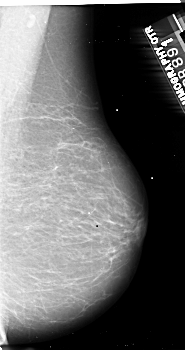
#> input picture pruebas/procesadas/mammo_1.png, 185 x 350 px, found by its file name
$ jupyter execute --allow-errors Pruebas.ipynb   (shell and % lines are left out)
#> lines starting #> are read from the running program, lines starting #| are printed output that depends on the picture; after the words box and inside, x2 and y2 are one past the last pixel; in counts of white or black regions, pixels touching at a corner belong together
<a href="https://colab.research.google.com/github/KoNGoL/tfm_breast_cancer_detection/blob/main/Pruebas.ipynb" target="_parent"></a>

[cell 1]
#imports
import matplotlib.pyplot as plt
import pydicom as dicom
import os
# from google.colab.patches import cv2_imshow as cv2
import cv2 as cv2
import PIL # optional
import numpy as np
import png
from operator import itemgetter
from skimage import util
from skimage import io
from skimage import color
from skimage.feature import canny
from skimage.filters import sobel
from skimage.transform import hough_line, hough_line_peaks
from skimage.draw import polygon
from matplotlib import pylab
from pylab import *

[cell 2]
#initialize variables
in_path = "/home/fundamentia/python/corpus/pruebas/Calc-Test_P_00038_LEFT_CC/08-29-2017-DDSM-NA-96009/1.000000-full mammogram images-63992/"
out_path = "/home/fundamentia/python/tfm_breast_cancer_detection/pruebas/procesadas/"
name = "1-1.dcm"
out_name = name + ".png"


def right_orient_mammogram(image):
    left_nonzero = cv2.countNonZero(image[:, 0:int(image.shape[1]/2)])
    right_nonzero = cv2.countNonZero(image[:, int(image.shape[1]/2):])

    if(left_nonzero < right_nonzero):
        image = cv2.flip(image, 1)

    return image

[cell 3]
#convertir diccom a png
def convert_diccom_to_png(in_file, out_path):
  ds = dicom.dcmread(os.path.join(in_file))
  pixel_array_numpy = ds.pixel_array
  cv2.imwrite(os.path.join(out_path), pixel_array_numpy)

# image_path = in_path + "man2_mask2.dcm"
def show_diccom_img(diccom_path):
  ds = dicom.dcmread(diccom_path)
  plt.imshow(ds.pixel_array)
  plt.show()


# convert_diccom_to_png(in_path + name, out_path + out_name)
#> (the rest of this cell did not finish here and is left out)

[cell 4]
# recortar imagen
image_path = out_path + name + ".png"
def crop_img(image_path, output_path, x = 1, y = 4):
    img = cv2.imread(image_path)
    print(img.shape)
    # calculamos el % que se desea borrar
    y_start = int(img.shape[0]/(100-y))
    y_end = img.shape[0] - y_start
    x_start = int(img.shape[1]/(100-x))
    x_end = img.shape[1] - x_start
    print(y_start, y_end, x_start, x_end)
    # recortamos la imagen
    crop_img = img[y_start:y_end, x_start:x_end]
    plt.imshow(crop_img)
    cv2.imwrite(os.path.join(output_path), crop_img)

out_crop_path = out_path + name + "_recortdada.png"
#> (the rest of this cell did not finish here and is left out)

[cell 5]
# reescalar imagen con black  background a 1024x1024
def rescale_img(image_path, output_path):
    # creamos una imagen negra de 1024x1024
    img_black = np.zeros((1024, 1024, 3))
    # leemos las dos imagenses y las reescalamos
    img_object = cv2.imread(image_path)
    img_object = cv2.resize(img_object, (768, 1024))
    # posicionamos la imagen en la parte izquierda de la imagen negra
    x = 0
    y = 0
    x_end = x + img_object.shape[0]
    y_end = y + img_object.shape[1]
    img_black[x:x_end,y:y_end] = img_object
    # guardamos la imagen
    plt.imshow(img_black)
    cv2.imwrite(os.path.join(output_path), img_black)

out_rescale_path = out_path + name + "_rescaled.png"
#> (the rest of this cell did not finish here and is left out)

[cell 6]
# eliminamos el ruido de la imagen (anotaciones de los medicos o manchas)
def remove_noise(image_path, output_path):
    img = cv2.imread(image_path)

    # normalizamos la imagen
    norm = util.img_as_ubyte((img - img.min()) / (img.max() - img.min()))
    gray = cv2.cvtColor(norm, cv2.COLOR_RGB2GRAY)

    # generamos los cortornos de la imagen
    contours, _ = cv2.findContours(gray, cv2.RETR_EXTERNAL, cv2.CHAIN_APPROX_SIMPLE)

    # escogemos el area de mayor tamaño
    max_area = max(contours, key=cv2.contourArea)

    # generamos una mascara con el area de mayor tamaño
    mask = np.zeros_like(img)
    cv2.drawContours(mask, [max_area], 0, (255, 255, 255), -1)

    # eliminamos el ruido de la imagen
    breast_img = cv2.bitwise_and(img, mask)

    # mostramos la imagen y la guardamos
    plt.imshow(breast_img)
    cv2.imwrite(os.path.join(output_path), breast_img)

input_image = out_path + name + "_rescaled.png"
output_noise_image = out_path + name + "_noise_removed.png"
#> (the rest of this cell did not finish here and is left out)

[cell 7]
# CLAHE (contrast limited adaptive histogram equalization)
def clahe(image_path, output_path, clip=2.0, tile=(5,5)):
    img = cv2.imread(image_path)
    lab = cv2.cvtColor(img, cv2.COLOR_BGR2LAB)
    lab_planes = list(cv2.split(lab))
    clahe = cv2.createCLAHE(clipLimit=clip, tileGridSize=tile)
    lab_planes[0] = clahe.apply(lab_planes[0])
    lab_planes[1] = clahe.apply(lab_planes[1])
    lab_planes[2] = clahe.apply(lab_planes[2])
    lab = cv2.merge(lab_planes)
    img = cv2.cvtColor(lab, cv2.COLOR_LAB2BGR)
    # plt.imshow(img)
    cv2.imwrite(os.path.join(output_path), img)
    color = ('b','g','r')
    for i,col in enumerate(color):
        histr, _ = np.histogram(img[:,:,i],256,[0,256])
        plt.plot(histr,color = col)
        plt.xlim([0,256])
    plt.show()

input_image = out_path + name + "_noise_removed.png"
output_clahe_image = out_path + name + "_clahe.png"
#> (the rest of this cell did not finish here and is left out)

[cell 8]
#morphological erosion
def morphological_erosion(image_path, output_path, kernel_size=5):
    img = cv2.imread(image_path)
    kernel = np.ones((kernel_size,kernel_size),np.uint8)
    erosion = cv2.erode(img,kernel,iterations = 1)
    plt.imshow(erosion)
    cv2.imwrite(os.path.join(output_path), erosion)

input_image = out_path + name + "_clahe.png"
output_clahe_image = out_path + name + "_erosion.png"
#> (the rest of this cell did not finish here and is left out)

[cell 9]
def get_hough_lines(canny_img):
    h, theta, d = hough_line(canny_img)
    lines = list()
    print('\nAll hough lines')
    for _, angle, dist in zip(*hough_line_peaks(h, theta, d)):
        print("Angle: {:.2f}, Dist: {:.2f}".format(np.degrees(angle), dist))
        x1 = 0
        y1 = (dist - x1 * np.cos(angle)) / np.sin(angle)
        x2 = canny_img.shape[1]
        y2 = (dist - x2 * np.cos(angle)) / np.sin(angle)
        lines.append({
            'dist': dist,
            'angle': np.degrees(angle),
            'point1': [x1, y1],
            'point2': [x2, y2]
        })

    return lines


def shortlist_lines(lines):
    MIN_ANGLE = 10
    MAX_ANGLE = 70
    MIN_DIST  = 5
    MAX_DIST  = 200

    shortlisted_lines = [x for x in lines if
                          (x['dist']>=MIN_DIST) &
                          (x['dist']<=MAX_DIST) &
                          (x['angle']>=MIN_ANGLE) &
                          (x['angle']<=MAX_ANGLE)
                        ]
    # shortlisted_lines = lines
    print('\nShorlisted lines')
    for i in shortlisted_lines:
        print("Angle: {:.2f}, Dist: {:.2f}".format(i['angle'], i['dist']))

    return shortlisted_lines

def remove_pectoral(shortlisted_lines):
    # shortlisted_lines.sort(key = lambda x: x['dist'])
    pectoral_line = shortlisted_lines[0]
    d = pectoral_line['dist']
    theta = np.radians(pectoral_line['angle'])

    x_intercept = d/np.cos(theta)
    y_intercept = d/np.sin(theta)

    return polygon([0, 0, y_intercept], [0, x_intercept, 0])


#remove pectoral muscle
def remove_pectoral_muscle(image_path, output_path):
    image = io.imread(image_path)
#> image is the input picture: shape (350, 185, 4); mean R, G, B, A 103.2, 103.2, 103.2, 255
    # comprobamos la horienzion de la imagen y la rotamos si es necesario
    image = color.rgb2gray(image)
#> image: shape (350, 185) float64
    image = right_orient_mammogram(image)
#> in right_orient_mammogram, `left_nonzero = cv2.countNonZero(image[:, 0:int(image.shape[1]/2)])`: left_nonzero = 31317
#> in right_orient_mammogram, `right_nonzero = cv2.countNonZero(image[:, int(image.shape[1]/2):])`: right_nonzero = 13707
    canny_img = canny(image, 6)
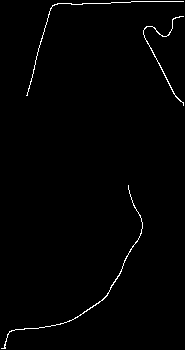
#> canny_img: shape (350, 185) bool; 1.1% white in thin lines or dots
    canny_img = sobel(canny_img)
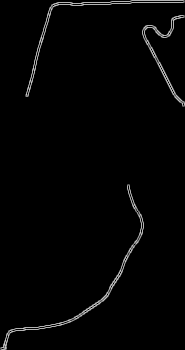
#> canny_img: shape (350, 185) float64; min 0, max 0.791, mean 0.0161
    lines = get_hough_lines(canny_img)
#> in get_hough_lines, `h, theta, d = hough_line(canny_img)`:
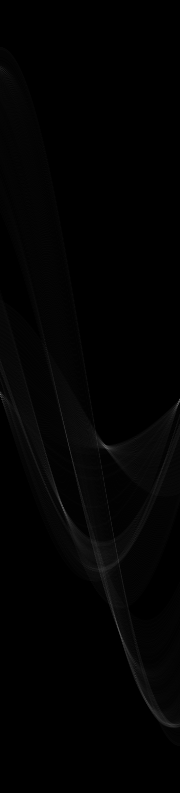
#> h: shape (793, 180) uint64; min 0, max 103, mean 2.5
#> in get_hough_lines, `h, theta, d = hough_line(canny_img)`: theta = 180 values from -1.57 to 1.55; d = 793 values from -396 to 396
#> the loop in get_hough_lines, `for _, angle, dist in zip(*hough_line_peaks(h, theta, d)):` made 6 passes
#> (angle, dist, y1, y2) on passes 1 to 6: (-1.57, -2, 2, 2), (0.262, 51, 197, -493.4), (-0.489, 111, -236.4, 111.5), (0.506, 235, 484.7, 151), (1.38, 328, 334.1, 298.2), (0.977, 304, 366.7, 241.9)
#| Angle: -90.00, Dist: -2.00
#| Angle: 15.00, Dist: 51.00
#| Angle: -28.00, Dist: 111.00
#| Angle: 29.00, Dist: 235.00
#| Angle: 79.00, Dist: 328.00
#| Angle: 56.00, Dist: 304.00
#> after the loop in get_hough_lines, `for _, angle, dist in zip(*hough_line_peaks(h, theta, d)):`: lines = 6 items
#> lines = 6 items
    shortlisted_lines = shortlist_lines(lines)
#> in shortlist_lines, `shortlisted_lines = [x for x in lines if (x['dist']>=MIN_DIST) & (x['d..`: shortlisted_lines = 1 item
#> the loop in shortlist_lines, `for i in shortlisted_lines:` made 1 pass
#| Angle: 15.00, Dist: 51.00
#> shortlisted_lines = 1 item

    fig, axes = plt.subplots(1, 4, figsize=(15,10))
    fig.tight_layout(pad=3.0)
    plt.xlim(0,image.shape[1])
    plt.ylim(image.shape[0])


    axes[0].set_title('Right-oriented mammogram')
    axes[0].imshow(image, cmap=pylab.cm.gray)
    axes[0].axis('on')

    axes[1].set_title('Hough Lines on Canny Edge Image')
    axes[1].imshow(canny_img, cmap=pylab.cm.gray)
    axes[1].axis('on')
    axes[1].set_xlim(0,image.shape[1])
    axes[1].set_ylim(image.shape[0])
    for line in lines:
        axes[1].plot((line['point1'][0],line['point2'][0]), (line['point1'][1],line['point2'][1]), '-r')
#> this loop made 6 passes

    # plt.show()
    axes[2].set_title('Shortlisted Lines')
    axes[2].imshow(canny_img, cmap=pylab.cm.gray)
    axes[2].axis('on')
    axes[2].set_xlim(0,image.shape[1])
    axes[2].set_ylim(image.shape[0])
    for line in shortlisted_lines:
        axes[2].plot((line['point1'][0],line['point2'][0]), (line['point1'][1],line['point2'][1]), '-r')
#> this loop made 1 pass

    rr, cc = remove_pectoral(shortlisted_lines)
#> in remove_pectoral, `pectoral_line = shortlisted_lines[0]`: pectoral_line = {'dist': 51, 'angle': 15, 'point1': [0, 197], 'point2': [185, -493.4]}
#> in remove_pectoral, `d = pectoral_line['dist']`: d = 51
#> in remove_pectoral, `theta = np.radians(pectoral_line['angle'])`: theta = 0.262
#> in remove_pectoral, `x_intercept = d/np.cos(theta)`: x_intercept = 52.8
#> in remove_pectoral, `y_intercept = d/np.sin(theta)`: y_intercept = 197
#> rr = 5327 values from 0 to 197; cc = 5327 values, max 52 at index 52, min 0 at index 0, mean 17.31
    image[rr, cc] = 0
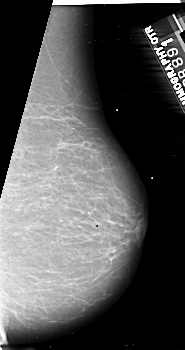
#> image: shape (350, 185) float64; min 0, max 1, mean 0.332
    axes[3].set_title('Pectoral muscle removed')
    axes[3].imshow(image, cmap=pylab.cm.gray)
    axes[3].axis('on')

    plt.show()
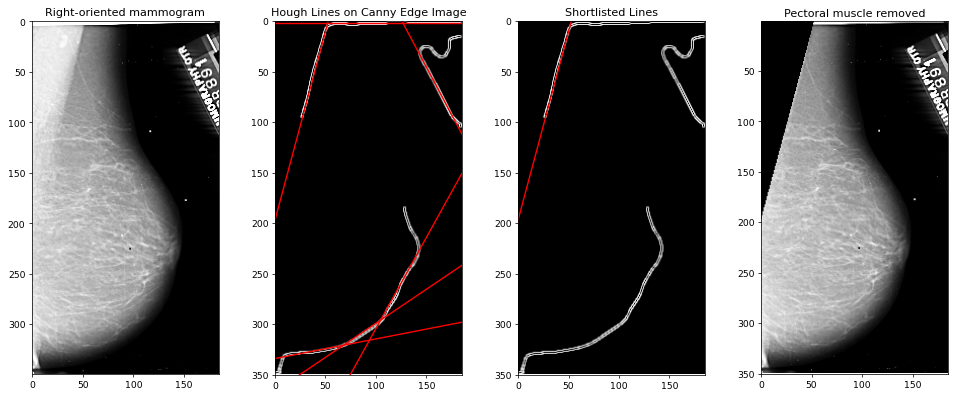
#> figure drawn by matplotlib, 4 panels


# input_image = out_path + name + "_clahe.png"
input_image = "/home/fundamentia/python/Pectoral-Muscle-Removal-From-Mammograms/mammo_1.png"
output_no_pecimage = out_path + name + "_no_pec.png"
remove_pectoral_muscle(input_image, output_no_pecimage)

[cell 10]
def process_macro(input_image, out_path):
    img = cv2.imread(input_image)
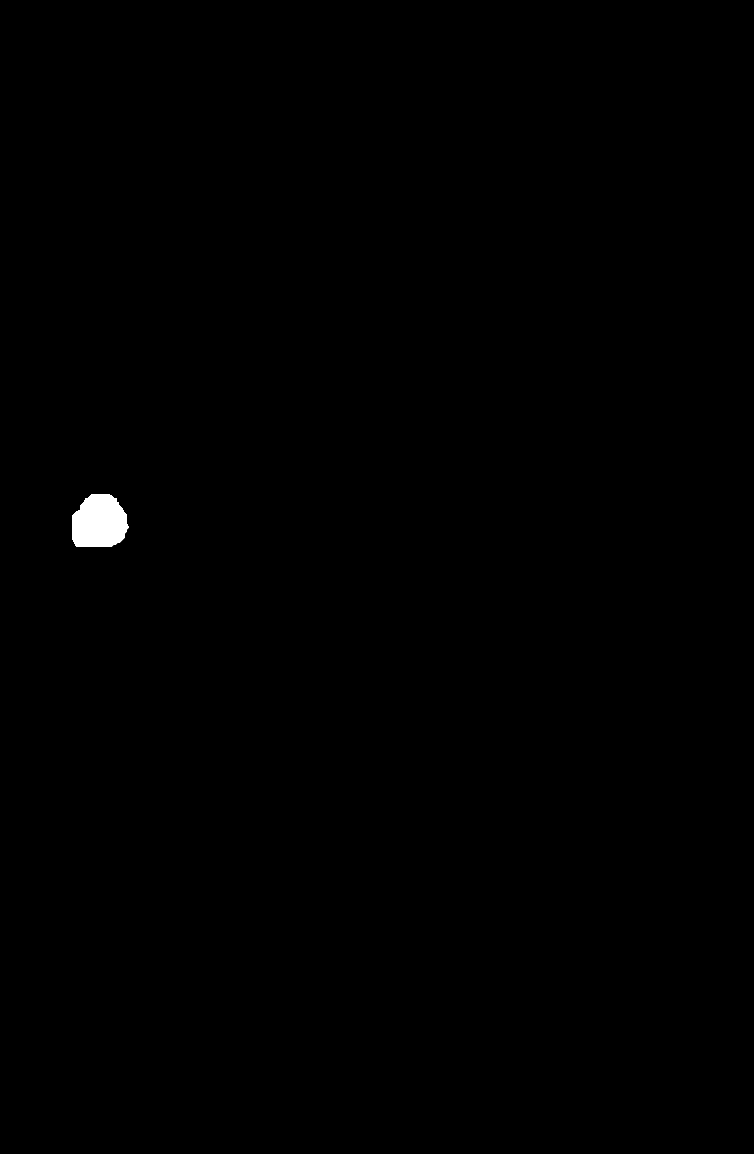
#> input picture pruebas/1-2_macro.dcm.png, 3016 x 4616 px, found by its file name (shown at 1/4 size)
#> img is the input picture: shape (4616, 3016, 3); 0.27% white; 1 white region, box (x1, y1, x2, y2) and area: (288, 1976, 513, 2185) 38177
    rescale_img(input_image, out_path)
#> in rescale_img (call 2), `img_black = np.zeros((1024, 1024, 3))`: img_black: shape (1024, 1024, 3) float64; every value is 0
#> in rescale_img (call 2), `img_object = cv2.resize(img_object, (768, 1024))`:
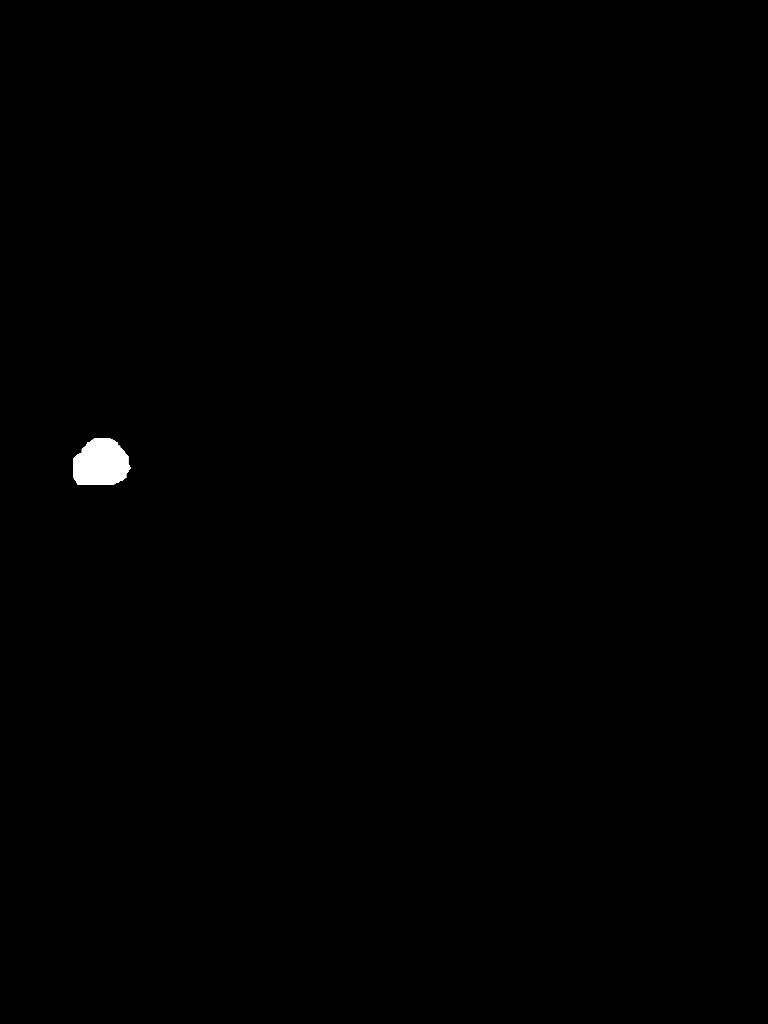
#> img_object: shape (1024, 768, 3); min 0, max 255, mean 0.7
#> in rescale_img (call 2), `img_black[x:x_end,y:y_end] = img_object`:
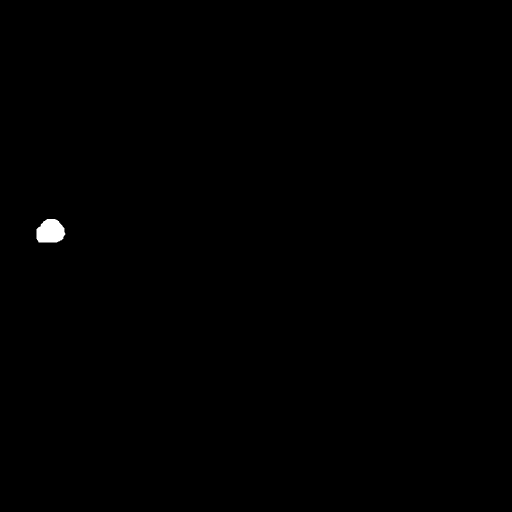
#> img_black: shape (1024, 1024, 3) float64 (shown at 1/2 size); min 0, max 255, mean 0.5

process_macro("/home/fundamentia/python/tfm_breast_cancer_detection/pruebas/1-2_macro.dcm.png", "/home/fundamentia/python/tfm_breast_cancer_detection/pruebas/1-2_macro_rescaled.dcm.png")
